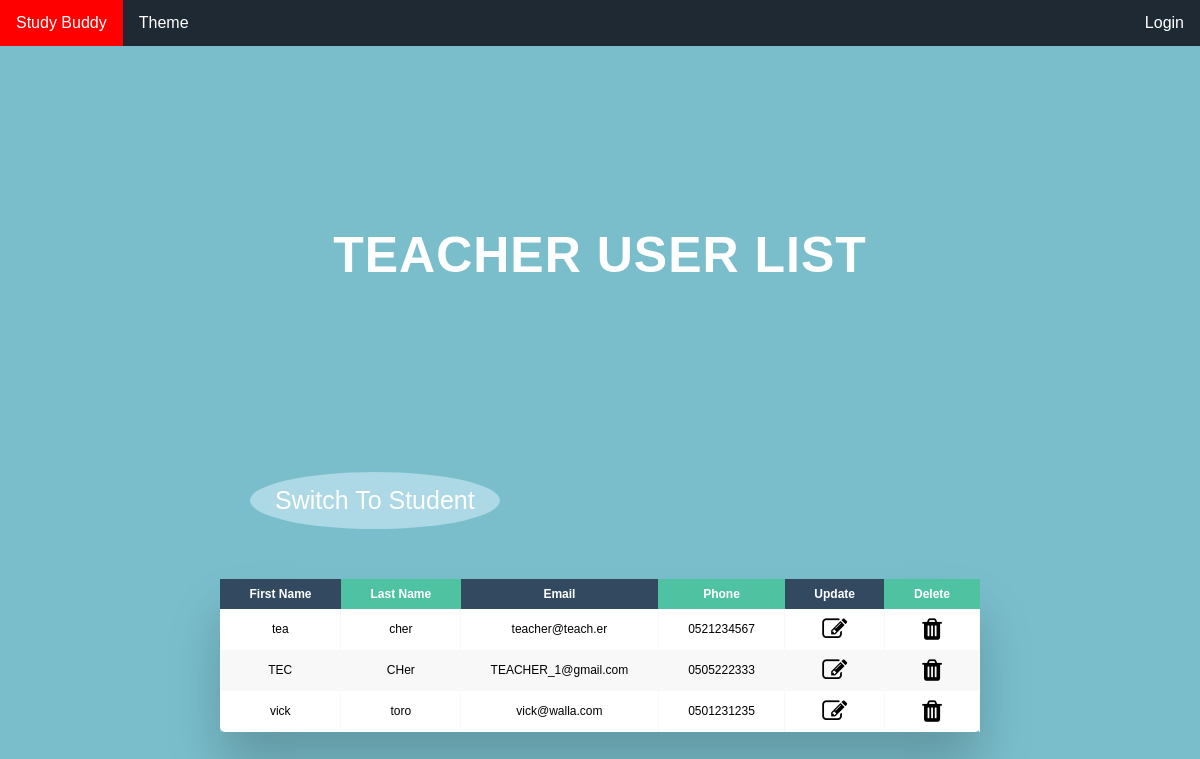
Before: /school/teacher_details/ with the older database file.
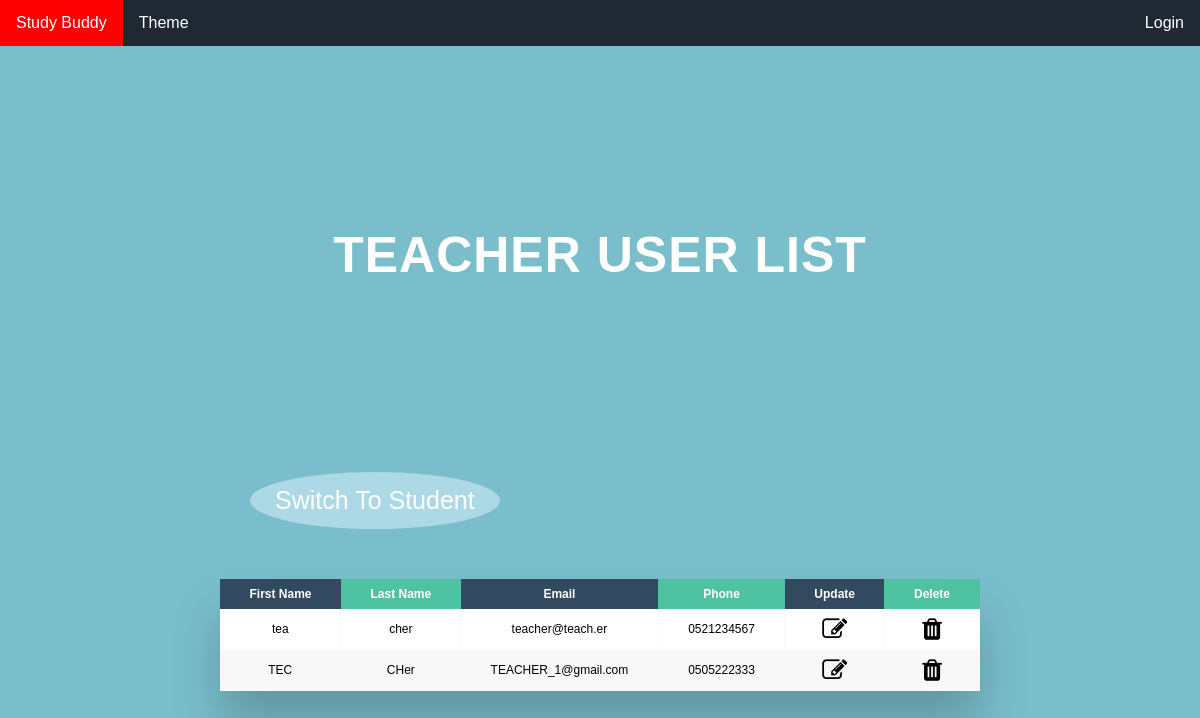
After: the same page with the newer database file.
### StudyBuddy/models.py (models this page shows, shortened)
class TeacherForm(models.Model):
    user = models.OneToOneField(User, null=True, on_delete=models.CASCADE)
    phone = models.CharField("phone", max_length=10)
    subjects = models.CharField("subjects", max_length=80)
    theme = models.IntegerField(default=0)

### StudyBuddy/views.py (the view)
# urls.py: path("school/teacher_details/", views.teacher_details, name="teacher_details"),
def teacher_details(request):
    teachers = TeacherExtra.objects.all()
    return render(request, '../templates/school/teacher_view.html', {'teachers': teachers})

### templates/school/teacher_view.html (shortened to what this page needs)
{% extends 'school/schoolHome.html' %}
{% load static %}
{% block title %}
    <head>
        <link type="text/css" rel="stylesheet" href="{% static 'styles/userList.css' %}" />
        <link rel="stylesheet" href="https://cdnjs.cloudflare.com/ajax/libs/font-awesome/4.7.0/css/font-awesome.min.css">
    </head>
    <h2 style="text-align: center; font-size: 50px">Teacher User List</h2>{% endblock %}
{% block content %}
    <a class="switch-user-view" href="{% url 'user_details' %}"> Switch To Student </a>
    <div id="teacher" class="table-wrapper">
        <table class="fl-table">
            <thead>
            <tr>
                <th>First Name</th>
                <th>Last Name</th>
                <th>Email</th>
                <th>Phone</th>
                <th>Update</th>
                <th>Delete</th>
            </tr>
            </thead>
            <tbody>
                {% for t in teachers %}
                    <tr>
                        <td> {{t.user.first_name }}</td>
                        <td> {{t.user.last_name}}</td>
                        <td> {{t.user.email}}</td>
                        <td> {{t.phone }}</td>
                        <td><a class="" href="{% url 'teacher_update_from_school' t.id %}">  <i style="font-size: 25px; color: black" class="fa fa-edit"></i> </a></td>
                        <td><a class="" href="{% url 'delete-teacher-from-school' t.id  %}">  <i style="font-size: 25px; color: black" class="fa fa-trash"></i> </a></td>
                    </tr>
                {% endfor %}
        </table>
    </div>
{% endblock %}

Changed rows visible on the page:
removed TeacherForm: user.first_name "vick", user.last_name "toro", user.email "vick@walla.com", phone "0501231235"
